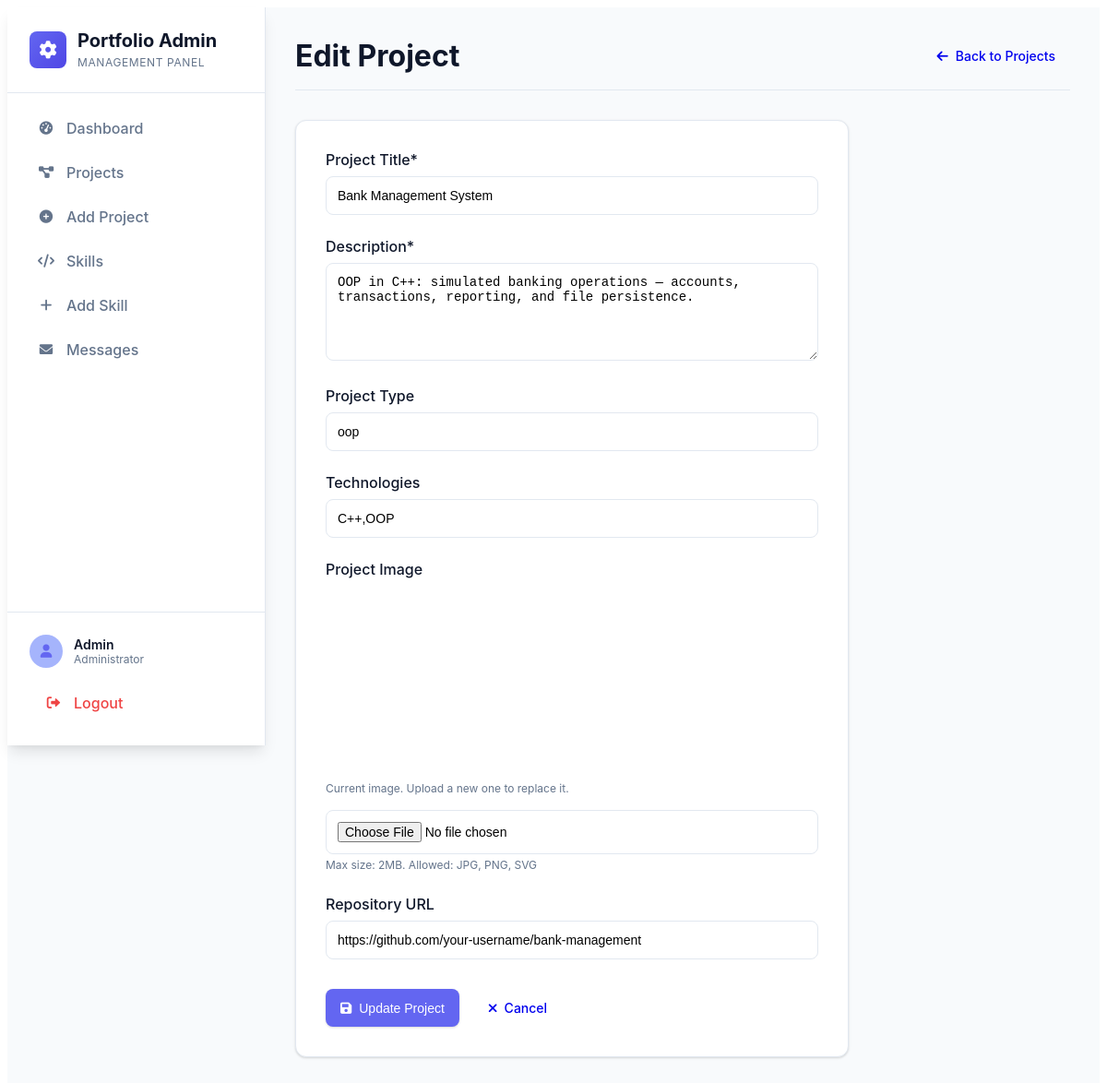
Page /edit_project.php?id=1 (signed in) on the committed database.
### tables this page shows
CREATE TABLE IF NOT EXISTS `projects` (
  `id` INT UNSIGNED NOT NULL AUTO_INCREMENT PRIMARY KEY,
  `title` VARCHAR(191) NOT NULL,
  `slug` VARCHAR(191) NOT NULL UNIQUE,
  `description` TEXT,
  `image` VARCHAR(255),
  `type` VARCHAR(64),
  `tags` VARCHAR(255),
  `github_url` VARCHAR(255),
  `created_at` TIMESTAMP NOT NULL DEFAULT CURRENT_TIMESTAMP,
  `updated_at` TIMESTAMP NULL DEFAULT NULL ON UPDATE CURRENT_TIMESTAMP
);

### edit_project.php (the view, shortened to what this page needs)
<?php
require_once __DIR__ . '/db.php';
$id = (int)($_GET['id'] ?? 0);
$stmt = $mysqli->prepare("SELECT * FROM projects WHERE id = ?");
$stmt->bind_param('i', $id);
$stmt->execute();
$result = $stmt->get_result();
$project = $result->fetch_assoc();
?>
<!DOCTYPE html>
<html lang="en">
<head>
    <link rel="stylesheet" href="css/admin.css">
    <link rel="stylesheet" href="https://cdnjs.cloudflare.com/ajax/libs/font-awesome/6.0.0/css/all.min.css">
</head>
<body class="admin-panel">
    <div class="admin-layout">
        <?php include 'admin_sidebar.php'; ?>
        <main class="admin-main">
            <div class="dashboard-header">
                <h1>Edit Project</h1>
                <div class="quick-actions">
                    <a href="manage_projects.php" class="btn">
                        <i class="fas fa-arrow-left"></i> Back to Projects
                    </a>
                </div>
            </div>
            <form method="POST" enctype="multipart/form-data" class="admin-form">
                <div class="form-group">
                    <label for="title">Project Title*</label>
                    <input type="text" id="title" name="title" required
                           value="<?php echo htmlspecialchars($project['title']); ?>">
                </div>
                <div class="form-group">
                    <label for="description">Description*</label>
                    <textarea id="description" name="description" required rows="5"><?php echo htmlspecialchars($project['description']); ?></textarea>
                </div>
                <div class="form-group">
                    <label for="type">Project Type</label>
                    <input type="text" id="type" name="type"
                           value="<?php echo htmlspecialchars($project['type']); ?>"
                           placeholder="e.g., Web, Mobile, Desktop">
                </div>
                <div class="form-group">
                    <label for="tech_tags">Technologies</label>
                    <input type="text" id="tech_tags" name="tech_tags"
                           value="<?php echo htmlspecialchars($project['tags']); ?>"
                           placeholder="e.g., PHP, MySQL, JavaScript">
                </div>
                <div class="form-group">
                    <label for="thumb">Project Image</label>
                    <?php if (!empty($project['image'])): ?>
                        <div style="margin-bottom: 1rem;">
                            <img src="assets/img/projects/<?php echo htmlspecialchars($project['image']); ?>"
                                 alt="Current image" style="max-width: 200px; height: auto; border-radius: 8px;">
                            <p style="font-size: 0.75rem; color: var(--a-text-soft); margin-top: 0.5rem;">
                                Current image. Upload a new one to replace it.
                            </p>
                        </div>
                    <?php endif; ?>
                    <input type="file" id="thumb" name="thumb" accept="image/*">
                    <small style="color: var(--a-text-soft); font-size: 0.75rem;">Max size: 2MB. Allowed: JPG, PNG, SVG</small>
                </div>
                <div class="form-group">
                    <label for="repo_url">Repository URL</label>
                    <input type="url" id="repo_url" name="repo_url"
                           value="<?php echo htmlspecialchars($project['github_url']); ?>"
                           placeholder="https://github.com/username/project">
                </div>
                <div class="form-actions">
                    <button type="submit" class="btn primary">
                        <i class="fas fa-save"></i> Update Project
                    </button>
                    <a href="manage_projects.php" class="btn">
                        <i class="fas fa-times"></i> Cancel
                    </a>
                </div>
            </form>
        </main>
    </div>
</body>
</html>

### css/admin.css (style rules this page uses)
:root { --a-primary: #6366f1; --a-primary-dark: #4f46e5; --a-primary-light: #a5b4fc; --a-success: #10b981; --a-warning: #f59e0b; --a-danger: #ef4444; --a-bg: #f8fafc; --a-bg-dark: #0f172a; --a-card: #ffffff; --a-card-dark: #1e293b; --a-border: #e2e8f0; --a-border-dark: #334155; --a-text: #0f172a; --a-text-soft: #64748b; --a-text-dark: #f1f5f9; --a-text-soft-dark: #94a3b8; --a-radius: 12px; --a-radius-sm: 8px; --a-gap: 1rem; --a-shadow: 0 1px 3px 0 rgba(0, 0, 0, 0.1), 0 1px 2px 0 rgba(0, 0, 0, 0.06); --a-shadow-lg: 0 10px 15px -3px rgba(0, 0, 0, 0.1), 0 4px 6px -2px rgba(0, 0, 0, 0.05); --a-transition: all 0.2s cubic-bezier(0.4, 0, 0.2, 1); }
.admin-layout, .admin-layout * { box-sizing: border-box; margin: 0; padding: 0; }
.admin-layout { display: flex; min-height: 100vh; background: var(--a-bg); font-family: 'Inter', -apple-system, BlinkMacSystemFont, 'Segoe UI', Roboto, sans-serif; }
.admin-main { margin-left: 280px; padding: 2rem; width: calc(100% - 280px); min-height: 100vh; position: relative; z-index: 1; }
.dashboard-header { display: flex; justify-content: space-between; align-items: center; margin-bottom: 2rem; padding-bottom: 1rem; border-bottom: 1px solid var(--a-border); }
.dashboard-header h1 { color: var(--a-text); font-size: 2rem; font-weight: 700; }
.quick-actions { display: flex; gap: 0.75rem; }
.btn { display: inline-flex; align-items: center; gap: 0.5rem; padding: 0.75rem 1rem; border-radius: var(--a-radius-sm); cursor: pointer; border: none; font-weight: 500; text-decoration: none; transition: var(--a-transition); font-size: 0.875rem; }
.btn.primary { background: var(--a-primary); color: white; box-shadow: var(--a-shadow); }
.admin-form { background: var(--a-card); padding: 2rem; border-radius: var(--a-radius); box-shadow: var(--a-shadow); border: 1px solid var(--a-border); max-width: 600px; }
.form-group { margin-bottom: 1.5rem; }
.form-group label { display: block; color: var(--a-text); font-weight: 500; margin-bottom: 0.5rem; }
.form-group input, .form-group textarea, .form-group select { width: 100%; padding: 0.75rem; border: 1px solid var(--a-border); border-radius: var(--a-radius-sm); font-size: 0.875rem; transition: var(--a-transition); background: var(--a-card); }
.form-actions { display: flex; gap: 1rem; margin-top: 2rem; }

### rows in the picture
projects: title "Bank Management System", description "OOP in C++: simulated banking operations — accounts, transactions, reporting, and file persistence.", type "oop", tech_tags "C++,OOP", image (picture), repo_url "https://github.com/your-username/bank-management"
